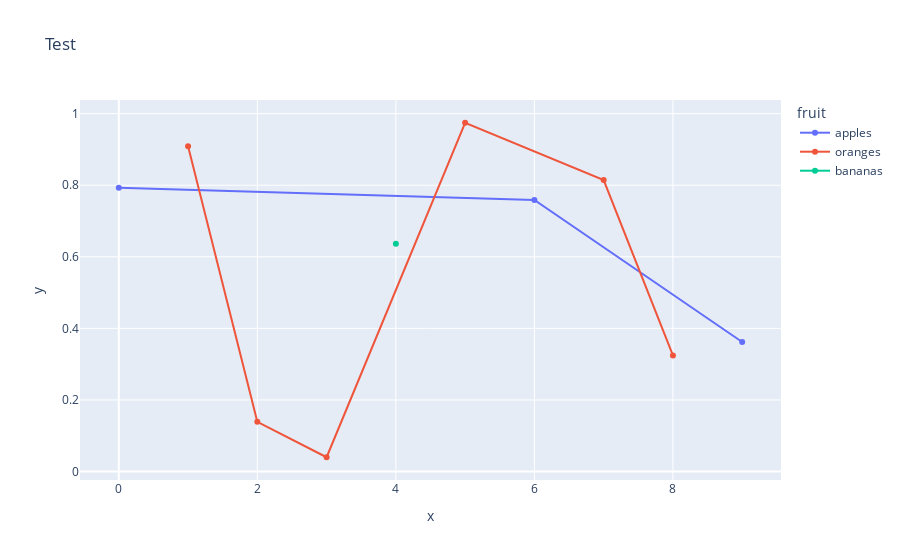

The cell this chart's notebook holds for it:
### Markdown cell above
### plotly.express

使用`px.line()`可以调用一次绘制多条线。

### Code cell
import plotly.express as px

fig = px.line(df_line_chart, x="x", y="y", color="fruit", markers=True, title='Test')
fig.show()

### Figure 1 — Plotly figure (JSON) as saved in the notebook; plotly's stock layout.template omitted (floating-point values rounded to 4 significant figures)
{"data": [{"hovertemplate": "fruit=apples<br>x=%{x}<br>y=%{y}<extra></extra>", "legendgroup": "apples", "line": {"color": "#636efa", "dash": "solid"}, "marker": {"symbol": "circle"}, "mode": "lines+markers", "name": "apples", "orientation": "v", "showlegend": true, "type": "scatter", "x": [0, 6, 9], "xaxis": "x", "y": [0.7931, 0.759, 0.3618], "yaxis": "y"}, {"hovertemplate": "fruit=oranges<br>x=%{x}<br>y=%{y}<extra></extra>", "legendgroup": "oranges", "line": {"color": "#EF553B", "dash": "solid"}, "marker": {"symbol": "circle"}, "mode": "lines+markers", "name": "oranges", "orientation": "v", "showlegend": true, "type": "scatter", "x": [1, 2, 3, 5, 7, 8], "xaxis": "x", "y": [0.9092, 0.1389, 0.03988, 0.9745, 0.8144, 0.3245], "yaxis": "y"}, {"hovertemplate": "fruit=bananas<br>x=%{x}<br>y=%{y}<extra></extra>", "legendgroup": "bananas", "line": {"color": "#00cc96", "dash": "solid"}, "marker": {"symbol": "circle"}, "mode": "lines+markers", "name": "bananas", "orientation": "v", "showlegend": true, "type": "scatter", "x": [4], "xaxis": "x", "y": [0.6366], "yaxis": "y"}], "layout": {"legend": {"title": {"text": "fruit"}, "tracegroupgap": 0}, "title": {"text": "Test"}, "xaxis": {"anchor": "y", "domain": [0, 1], "title": {"text": "x"}}, "yaxis": {"anchor": "x", "domain": [0, 1], "title": {"text": "y"}}}}
